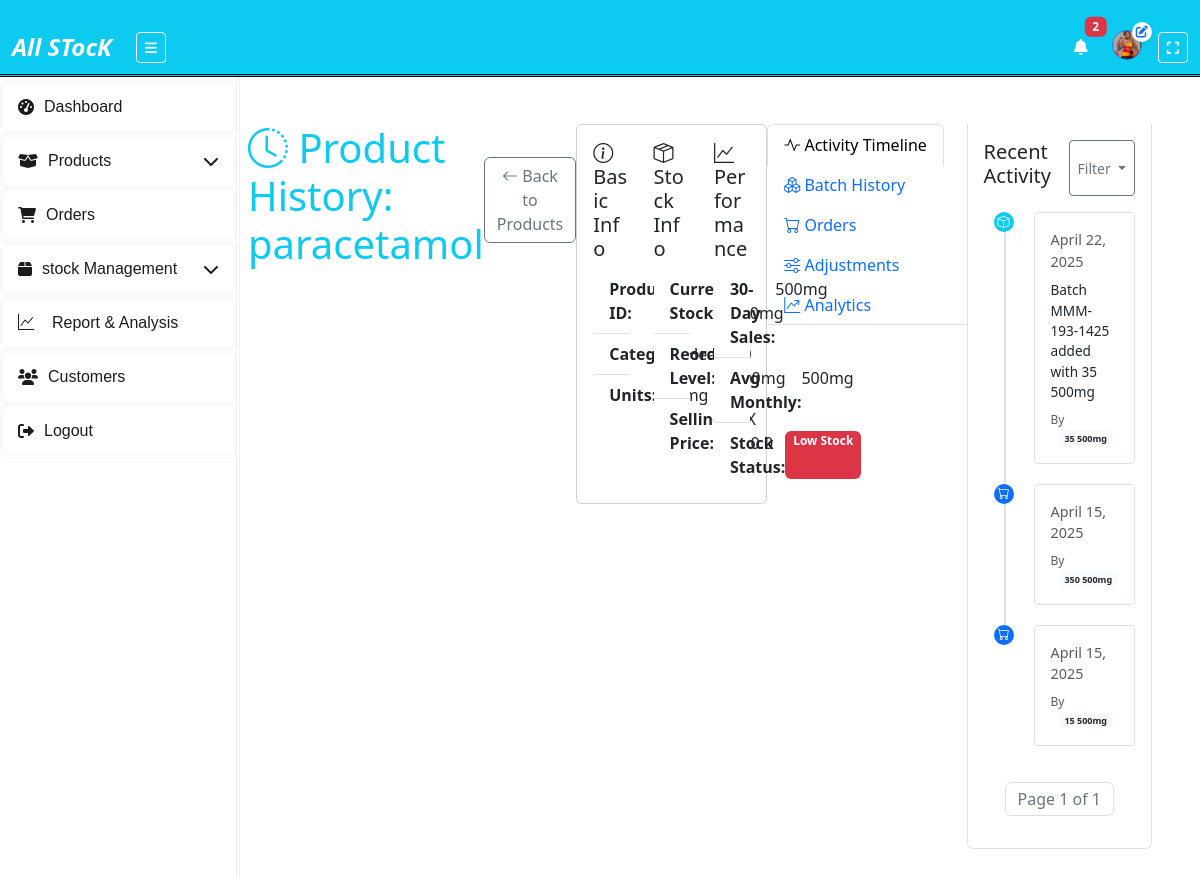
The page /product_history/3/ on the database its author committed.
### inventory_sys/models.py (models this page shows, shortened)
class Product(models.Model):
    product_id = models.AutoField(primary_key=True)
    name = models.CharField(max_length=100, unique=True)
    category = models.ForeignKey('Category', on_delete=models.CASCADE)
    selling_price = models.FloatField()
    units = models.CharField(max_length=50, default='pcs')
    quantity_in_stock = models.IntegerField(default=0)
    reorder_quantity = models.PositiveIntegerField(default=0)
    reorder_level = models.PositiveIntegerField(default=0)

class Category(models.Model):
    name = models.CharField(max_length=255, unique=True)
    description = models.TextField(blank=True, null=True)
    category_type = models.CharField(max_length=20, choices=CATEGORY_TYPES, default='finished_goods')
    created_at = models.DateTimeField(auto_now_add=True)

class ProductBatch(models.Model):
    product = models.ForeignKey(Product, on_delete=models.CASCADE)
    batch_sku = models.CharField(max_length=50, unique=True, null=True, blank=True)
    expiry_date = models.DateField(null=True, blank=True)
    initial_quantity = models.PositiveIntegerField()
    current_quantity = models.PositiveIntegerField()
    supplier = models.ForeignKey('Supplier', on_delete=models.CASCADE)
    buying_price = models.FloatField()
    manufacture_date = models.DateField(null=True, blank=True, default=date.today)
    stock_date = models.DateField(default=timezone.now)

class Customer(models.Model):
    name = models.CharField(max_length=100)
    email = models.EmailField(unique=True)
    phone = models.CharField(max_length=10)
    address = models.CharField(max_length=40)

class Order(models.Model):
    PAYMENT_METHODS = [
        ("cash", "Cash"),
        ("credit_card", "Credit Card"),
        ("mobile_money", "Mobile Money"),
        ("bank_transfer", "Bank Transfer"),
    ]
    customer = models.ForeignKey(Customer, on_delete=models.CASCADE)
    product = models.ForeignKey(Product, to_field="product_id", on_delete=models.CASCADE)
    quantity = models.PositiveIntegerField()
    batch_sku = models.ForeignKey('ProductBatch', on_delete=models.SET_NULL, null=True, blank=True)
    units = models.CharField(max_length=50, default='pcs')
    price_per_unit = models.DecimalField(max_digits=10, decimal_places=2, default=0.00)
    total_price = models.DecimalField(max_digits=10, decimal_places=2, default=0.00)
    payment_method = models.CharField(max_length=20, choices=PAYMENT_METHODS, default="cash")
    discount = models.DecimalField(max_digits=5, decimal_places=2, default=0.00)
    final_total = models.DecimalField(max_digits=10, decimal_places=2, default=0.00)
    order_date = models.DateField(default=timezone.now)

### inventory_sys/views.py (the view, shortened to what this page needs)
# urls.py: path('product_history/<int:product_id>/', views.product_history, name='product_history'),
def product_history(request, product_id):
    product = get_object_or_404(Product, pk=product_id)
    combined_activity = []
    for batch in product.productbatch_set.all():
        combined_activity.append({
            'date': batch.stock_date,
            'event_type': 'batch',
            'description': f"Batch {batch.batch_sku} added with {batch.initial_quantity} {product.units}",
            'quantity': batch.initial_quantity
        })
    orders = product.order_set.all().order_by('-order_date')
    for order in orders:
        combined_activity.append({
            'date': order.order_date,
            'event_type': 'order',
            'user': order.customer,
            'quantity': order.quantity
        })
    adjustments = product.stockadjustment_set.all().order_by('-created_at')
    paginator = Paginator(combined_activity, 10)
    page_number = request.GET.get('page')
    page_obj = paginator.get_page(page_number)
    today = datetime.now()
    sales_labels = []
    sales_data = []
    for i in range(11, -1, -1):
        month = today - timedelta(days=30*i)
        sales_labels.append(month.strftime("%b %Y"))
        sales_data.append(0)  # Replace with actual data
    batch_labels = [f"Batch {batch.batch_sku}" for batch in product.productbatch_set.all()]
    batch_quantities = [batch.current_quantity for batch in product.productbatch_set.all()]
    context = {
        'product': product,
        'combined_activity': page_obj,
        'orders': orders,
        'adjustments': adjustments,
        'sales_labels': sales_labels,
        'sales_data': sales_data,
        'batch_labels': batch_labels,
        'batch_quantities': batch_quantities,
    }
    return render(request, 'InvApp/product_history.html', context)

### inventory_sys/templates/InvApp/product_history.html (shortened to what this page needs)
{% extends "InvApp/layout.html" %}
{% block content %}
<div class="container-fluid py-4">
    <div class="d-flex justify-content-between align-items-center mb-4">
        <h1 class="text-info">
            <i class="bi bi-clock-history"></i> Product History: {{ product.name }}
        </h1>
        <div>
            <a href="{% url 'product_list' %}" class="btn btn-outline-secondary">
                <i class="bi bi-arrow-left"></i> Back to Products
            </a>
        </div>
    </div>
    <div class="card mb-4">
        <div class="card-body">
            <div class="row">
                <div class="col-md-4">
                    <h5><i class="bi bi-info-circle"></i> Basic Info</h5>
                    <ul class="list-group list-group-flush">
                        <li class="list-group-item d-flex justify-content-between">
                            <span class="fw-bold">Product ID:</span>
                            <span>{{ product.product_id }}</span>
                        </li>
                        <li class="list-group-item d-flex justify-content-between">
                            <span class="fw-bold">Category:</span>
                            <span>{{ product.category.name }}</span>
                        </li>
                        <li class="list-group-item d-flex justify-content-between">
                            <span class="fw-bold">Units:</span>
                            <span>{{ product.units }}</span>
                        </li>
                    </ul>
                </div>
                <div class="col-md-4">
                    <h5><i class="bi bi-box-seam"></i> Stock Info</h5>
                    <ul class="list-group list-group-flush">
                        <li class="list-group-item d-flex justify-content-between">
                            <span class="fw-bold">Current Stock:</span>
                            <span>{{ product.quantity_in_stock }} {{ product.units }}</span>
                        </li>
                        <li class="list-group-item d-flex justify-content-between">
                            <span class="fw-bold">Reorder Level:</span>
                            <span>{{ product.reorder_level }} {{ product.units }}</span>
                        </li>
                        <li class="list-group-item d-flex justify-content-between">
                            <span class="fw-bold">Selling Price:</span>
                            <span>UGX {{ product.selling_price }}</span>
                        </li>
                    </ul>
                </div>
                <div class="col-md-4">
                    <h5><i class="bi bi-graph-up"></i> Performance</h5>
                    <ul class="list-group list-group-flush">
                        <li class="list-group-item d-flex justify-content-between">
                            <span class="fw-bold">30-Day Sales:</span>
                            <span>{{ product.total_sold_last_30_days }} {{ product.units }}</span>
                        </li>
                        <li class="list-group-item d-flex justify-content-between">
                            <span class="fw-bold">Avg Monthly:</span>
                            <span>{{ product.avg_monthly_sales|floatformat:2 }} {{ product.units }}</span>
                        </li>
                        <li class="list-group-item d-flex justify-content-between">
                            <span class="fw-bold">Stock Status:</span>
                            <span class="badge bg-{% if product.quantity_in_stock < product.reorder_level %}danger{% elif product.quantity_in_stock == product.reorder_level %}warning{% else %}success{% endif %}">
                                {% if product.quantity_in_stock < product.reorder_level %}Low Stock
                                {% elif product.quantity_in_stock == product.reorder_level %}Reorder Level
                                {% else %}In Stock{% endif %}
                            </span>
                        </li>
                    </ul>
                </div>
            </div>
        </div>
    </div>
    <ul class="nav nav-tabs" id="historyTabs" role="tablist">
        <li class="nav-item" role="presentation">
            <button class="nav-link active" id="activity-tab" data-bs-toggle="tab" data-bs-target="#activity" type="button">
                <i class="bi bi-activity"></i> Activity Timeline
            </button>
        </li>
        <li class="nav-item" role="presentation">
            <button class="nav-link" id="batches-tab" data-bs-toggle="tab" data-bs-target="#batches" type="button">
                <i class="bi bi-boxes"></i> Batch History
            </button>
        </li>
        <li class="nav-item" role="presentation">
            <button class="nav-link" id="orders-tab" data-bs-toggle="tab" data-bs-target="#orders" type="button">
                <i class="bi bi-cart"></i> Orders
            </button>
        </li>
        <li class="nav-item" role="presentation">
            <button class="nav-link" id="adjustments-tab" data-bs-toggle="tab" data-bs-target="#adjustments" type="button">
                <i class="bi bi-sliders"></i> Adjustments
            </button>
        </li>
        <li class="nav-item" role="presentation">
            <button class="nav-link" id="analytics-tab" data-bs-toggle="tab" data-bs-target="#analytics" type="button">
                <i class="bi bi-graph-up-arrow"></i> Analytics
            </button>
        </li>
    </ul>
    <div class="tab-content border border-top-0 rounded-bottom p-3">
        <div class="tab-pane fade show active" id="activity" role="tabpanel">
            <div class="d-flex justify-content-between mb-3">
                <h5>Recent Activity</h5>
                <div class="btn-group">
                    <button class="btn btn-sm btn-outline-secondary dropdown-toggle" type="button" data-bs-toggle="dropdown">
                        Filter
                    </button>
                </div>
            </div>
            <div class="timeline">
                {% for event in combined_activity %}
                <div class="timeline-item {% if forloop.first %}first{% endif %} {% if forloop.last %}last{% endif %}">
                    <div class="timeline-badge bg-{% if event.event_type == 'order' %}primary{% elif event.event_type == 'adjustment' %}warning{% elif event.event_type == 'batch' %}info{% else %}secondary{% endif %}">
                        <i class="bi bi-{% if event.event_type == 'order' %}cart{% elif event.event_type == 'adjustment' %}sliders{% elif event.event_type == 'batch' %}box{% else %}activity{% endif %}"></i>
                    </div>
                    <div class="timeline-card">
                        <div class="timeline-header">
                            <span class="text-muted float-end">{{ event.date}}</span>
                        </div>
                        <div class="timeline-body">
                            {{ event.description }}
                        </div>
                        <div class="timeline-footer">
                            <span class="text-muted">By {{ event.customer.name }}</span>
                            {% if event.quantity %}
                            <span class="badge bg-light text-dark ms-2">{{ event.quantity }} {{ product.units }}</span>
                            {% endif %}
                        </div>
                    </div>
                </div>
                {% empty %}
                <div class="alert alert-info">No activity recorded for this product.</div>
                {% endfor %}
            </div>
            <nav aria-label="Timeline pagination" class="mt-3">
                <ul class="pagination justify-content-center">
                    <li class="page-item disabled">
                        <span class="page-link">
                            Page {{ combined_activity.number }} of {{ combined_activity.paginator.num_pages }}
                        </span>
                    </li>
                </ul>
            </nav>
        </div>
    </div>
</div>
{% endblock %}

### inventory_sys/static/style/style.css (style rules this page uses)
html, body { display: flex; width: 100%; height: 100vh; margin: 0; padding: 0; background-color: #f0f0f0; overflow-x: hidden; }
.container-fluid { height: 100%; display: flex; align-items: flex-start; padding-top: 20px; }
.card { border-radius: 10px; transition: transform 0.2s ease-in-out; }
.badge { font-size: 0.9em; padding: 5px 10px; border-radius: 10px; }
.timeline { position: relative; padding-left: 50px; }
.timeline-item { position: relative; padding-bottom: 20px; }
.timeline-item:before { content: ''; position: absolute; left: -30px; top: 0; width: 2px; height: 100%; background-color: #dee2e6; }
.timeline-item.first:before { top: 15px; }
.timeline-item.last:before { height: 15px; }
.timeline-badge { position: absolute; left: -40px; top: 0; width: 20px; height: 20px; border-radius: 50%; display: flex; align-items: center; justify-content: center; color: white; font-size: 0.75rem; }
.timeline-card { background: white; border: 1px solid #dee2e6; border-radius: 0.25rem; padding: 1rem; position: relative; }
.timeline-header { display: flex; justify-content: space-between; margin-bottom: 0.5rem; font-size: 0.9rem; }
.timeline-body { font-size: 0.85rem; margin-bottom: 0.5rem; }
.timeline-footer { font-size: 0.75rem; color: #6c757d; }

### rows shown on the page
Product: name "paracetamol", category.name "Health", units "500mg", units "500mg"
ProductBatch: date "April 22, 2025"
Customer: date "April 15, 2025", quantity "350", quantity "15"

### other values the page prints
{{ orders.count }} "2"
{{ event.description }} "Batch MMM-193-1425 added with 35 500mg"
{{ event.quantity }} "35"
{{ combined_activity.number }} "1"
{{ combined_activity.paginator.num_pages }} "1"
